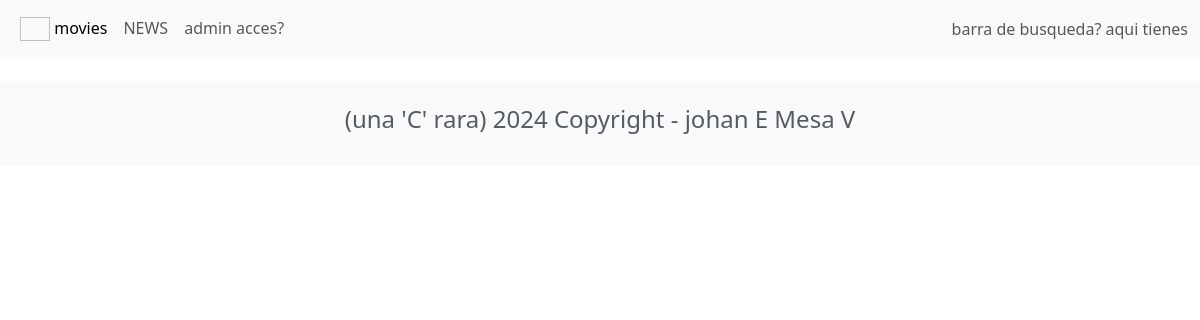
The page /news/ on the database as committed earlier.
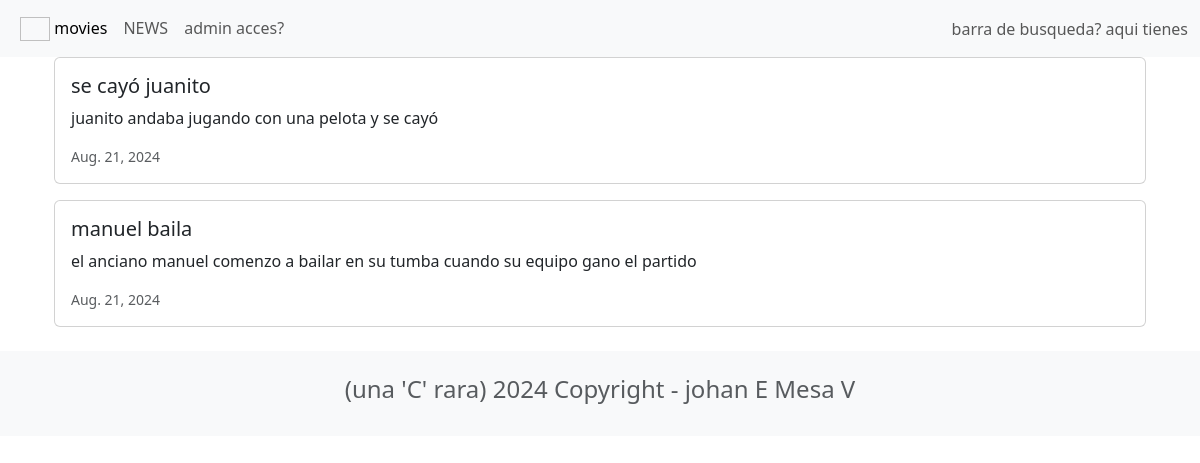
The same page on the database as committed later.
### news/models.py (models this page shows, shortened)
class News(models.Model):
    headline = models.CharField(max_length=200)
    body = models.TextField()
    date = models.DateField()

### news/views.py (the view)
# urls.py: path('news/', include('news.urls')),
def news(request):
    newss=News.objects.all().order_by('-date')
    return render(request, 'news.html',{'newss':newss})

### news/templates/news.html
{% extends 'base.html' %}
{% block content %}
<div class="container">
    {% for news in newss %}
    <div class="card mb-3">
      <div class="row g-8">
        <div>
            <div class="card-body">
                <h5 class="card-title">{{news.headline}}</h5>
                <p class="card-text">{{news.body}}</p>
                <p class="card-text"><small class="text-muted">{{news.date}}</small></p>
            </div>
        </div>
      </div>
    </div>
    {% endfor %}
  </div>
  {% endblock content%}

Rows that differ between the two databases and show on the page:
added News: headline "se cayó juanito", body "juanito andaba jugando con una pelota y se cayó", date "Aug. 21, 2024"
added News: headline "manuel baila", body "el anciano manuel comenzo a bailar en su tumba cuando su equipo gano el partido", date "Aug. 21, 2024"
